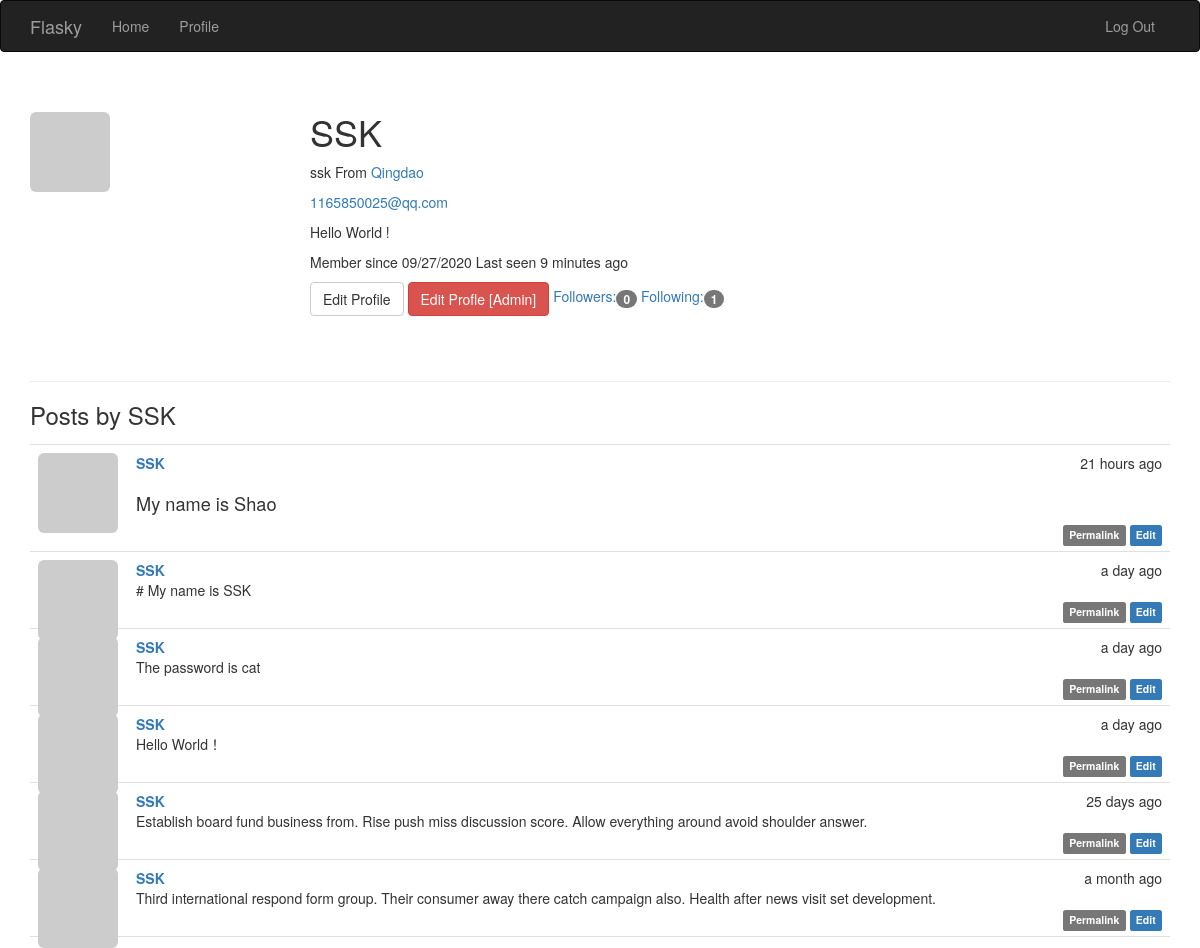
/user/SSK (signed in), run on the app's committed database.
### app/models.py (models this page shows, shortened)
class User(UserMixin,db.Model):
    __tablename__='users'
    id = db.Column(db.Integer,primary_key=True)
    email = db.Column(db.String(64),unique=True,index=True)
    role_id = db.Column(db.Integer,db.ForeignKey('roles.id'))
    username = db.Column(db.String(64), unique=True, index=True)
    password_hash=db.Column(db.String(128))
    confirmed = db.Column(db.Boolean,default=False)
    name = db.Column(db.String(64))
    location = db.Column(db.String(64))
    about_me = db.Column(db.Text())
    member_since = db.Column(db.DateTime(),default=datetime.utcnow)
    last_seen = db.Column(db.DateTime(),default=datetime.utcnow)
    avatar_hash = db.Column(db.String(32))
    posts = db.relationship('Post',backref='author',lazy='dynamic')
    followed = db.relationship('Follow',
                               foreign_keys=[Follow.follower_id],
                               backref=db.backref('follower', lazy='joined'),
                               lazy='dynamic',
                               cascade='all, delete-orphan')
    followers = db.relationship('Follow',
                                foreign_keys=[Follow.followed_id],
                                backref=db.backref('followed', lazy='joined'),
                                lazy='dynamic',
                                cascade='all, delete-orphan')
    def can(self,perm):
        return self.role is not None and self.role.has_permission(perm)
    def is_administrator(self):
        return self.can(Permission.ADMIN)
    def ping(self):
        self.last_seen = datetime.utcnow()
        db.session.add(self)
        db.session.commit()
    def gravatar_hash(self):
        return hashlib.md5(self.email.lower().encode('utf-8')).hexdigest()
    def gravatar(self,size=100,default='identicon',ratting='g'):
        if request.is_secure:
            url = 'https://secure.gravatar.com/avatar'
        else:
            url = 'http://www.gravatar.com/avatar'
        hash = self.gravatar_hash() or self.avatar_hash
        return '{url}/{hash}?s={size}&d={default}&r={ratting}'.format(url=url,hash=hash,size=size,default=default,ratting=ratting)
    @property
    def password(self):
        raise AttributeError('password is not a readable attribute')

class Post(db.Model):
    __tablename__='posts'
    id = db.Column(db.Integer,primary_key=True)
    body = db.Column(db.Text)
    timestamp = db.Column(db.DateTime,index=True,default=datetime.utcnow)
    author_id = db.Column(db.Integer,db.ForeignKey('users.id'))
    body_html = db.Column(db.Text)

### app/main/views.py (the view)
@main.route('/user/<username>')
def user(username):
    user = User.query.filter_by(username=username).first_or_404()
    posts = user.posts.order_by(Post.timestamp.desc()).all()
    return render_template('user.html',user=user,posts=posts)

### app/auth/views.py (called while the page is built)
@auth.before_app_request
def before_request():
    if current_user.is_authenticated:
        current_user.ping()
        if not current_user.confirmed \
                and request.blueprint != 'auth' \
                and request.endpoint != 'static':
            return redirect(url_for('auth.unconfirmed'))

### app/main/__init__.py (called while the page is built)
@main.app_context_processor
def inject_permissions():
    return dict(Permission=Permission)

### app/models.py (called while the page is built)
@login_manager.user_loader
def load_user(user_id):
    return User.query.get(int(user_id))

    def has_permission(self,perm):
        return self.permissions & perm ==perm

### app/templates/user.html (shortened to what this page needs)
{% extends "base.html" %}
{% block styles %}
{{ super() }}
<link rel="stylesheet" href="{{ url_for('static', filename='styles.css') }}">
{% endblock %}
{% block page_content %}
<div class="page-header">
    <img class="img-rounded profile-thumbnail" src="{{ user.gravatar(size=256) }}">
    <div class="profile-header">
        <h1>{{ user.username }}</h1>
        {% if user.name or user.location %}
        <p>
            {% if user.name %}{{ user.name }}{% endif %}
            {% if user.location %}
                From <a href="http://maps.google.com/?q={{ user.location }}">
                    {{ user.location }}
                </a>
            {% endif %}
        </p>
        {% endif %}
        {% if current_user.is_administrator() %}
        <p><a href="mailto:{{ user.email }}">{{ user.email }}</a> </p>
        {% endif %}
        {% if user.about_me %}<p>{{ user.about_me }}</p>{% endif %}
        <p>
            Member since {{ moment(user.member_since).format('L') }}
            Last seen {{ moment(user.last_seen).fromNow() }}
        </p>
        {% if user==current_user %}
        <a class="btn btn-default" href="{{ url_for('main.edit_profile') }}">
            Edit Profile
        </a>
        {% endif %}
        {% if current_user.is_administrator() %}
        <a class="btn btn-danger"
                href="{{ url_for('.edit_profile_admin',id=user.id) }}">
            Edit Profle [Admin]
        </a>
        {% endif %}
        <a href="{{ url_for('.followers',username=user.username) }}">
            Followers:<span class="badge">{{ user.followers.count() }}</span>
        </a>
        <a href="{{ url_for('.followed_by',username=user.username) }}">
            Following:<span class="badge">{{ user.followed.count() }}</span>
        </a>
    </div>
</div>
<h3>Posts by {{ user.username }}</h3>
{% include '_posts.html' %}
{% endblock %}

### app/templates/_posts.html
<ul class="posts">
    {% for post in posts %}
    <li class="post">
        <div class="profile-thumbnail">
            <a href="{{ url_for('.user',username=post.author.username) }}">
                <img class="img-rounded profile-thumbnail" src="{{ post.author.gravatar(size=40) }}">
            </a>
        </div>
        <div class="post-content">
            <div class="post-date">{{ moment(post.timestamp).fromNow() }}</div>
            <div class="post-author">
                <a href="{{ url_for('.user',username=post.author.username) }}">
                    {{ post.author.username }}
                </a>
            </div>
            <div class="post-body">
                {% if post.body_html %}
                    {{ post.body_html|safe }}
                {% else %}
                    {{ post.body }}
                {% endif %}
            </div>
            <div class="post-footer">
                <a href="{{ url_for('.post', id=post.id) }}">
                    <span class="label label-default">Permalink</span>
                </a>
                {% if current_user == post.author %}
                <a href="{{ url_for('.edit',id=post.id) }}">
                    <span class="label label-primary">Edit</span>
                </a>
                {% elif current_user.is_administrator() %}
                <a href="{{ url_for('.edit',id=post.id) }}">
                    <span class="label label-danger">Edit [Admin]</span>
                </a>
                {% endif %}
            </div>
        </div>
    </li>
    {% endfor %}
</ul>

### app/static/styles.css (style rules this page uses)
.profile-thumbnail { position: absolute; }
.profile-header { min-height: 260px; margin-left: 280px; }
ul.posts { list-style-type: none; padding: 0px; margin: 16px 0px 0px 0px; border-top: 1px solid #e0e0e0; }
ul.posts li.post { padding: 8px; border-bottom: 1px solid #e0e0e0; }
div.post-date { float: right; }
div.post-author { font-weight: bold; margin-left: 50px; }
div.post-body { margin-left: 50px; }
div.post-content { margin-left: 48px; min-height: 48px; }
div.post-footer { text-align: right; }
.post-body h2 { font-size: 130%; }

### data on the page
User: username "SSK", name "ssk", location "Qingdao", email "1165850025@qq.com", about_me "Hello World !", member_since "09/27/2020", last_seen "9 minutes ago"
Post: timestamp "21 hours ago", author.username "SSK", body_html "My name is Shao"
Post: timestamp "a day ago", author.username "SSK", body "# My name is SSK"
Post: timestamp "a day ago", author.username "SSK", body "The password is cat"
Post: timestamp "a day ago", author.username "SSK", body "Hello World！"
Post: timestamp "25 days ago", author.username "SSK", body "Establish board fund business from. Rise push miss discussion score. Allow everything around avoid shoulder answer."
Post: timestamp "a month ago", author.username "SSK", body "Third international respond form group. Their consumer away there catch campaign also. Health after news visit set development."

### other printed values
{{ user.followers.count() }} "0"
{{ user.followed.count() }} "1"
